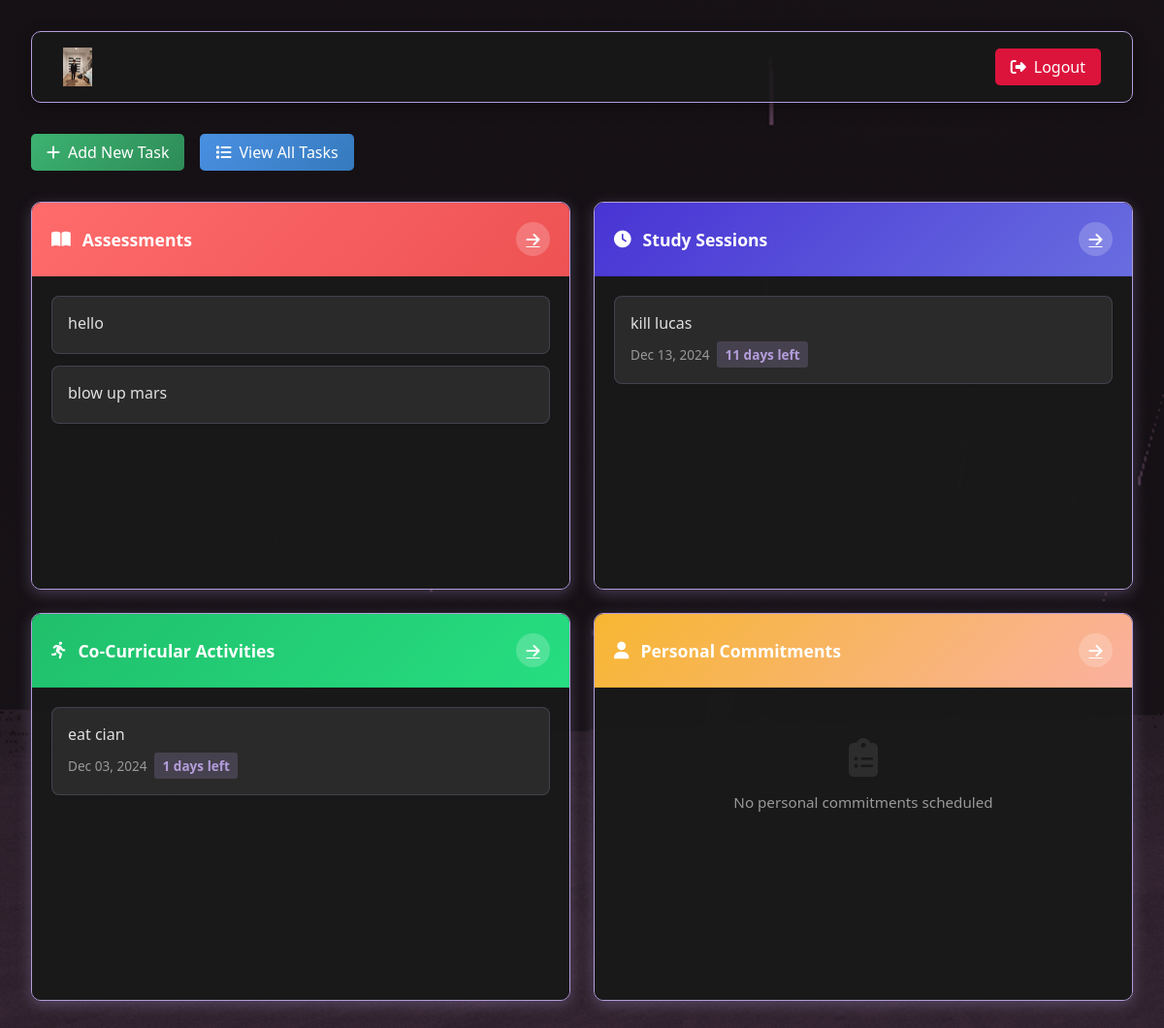
The page /dashboard (signed in) on the database as committed earlier.
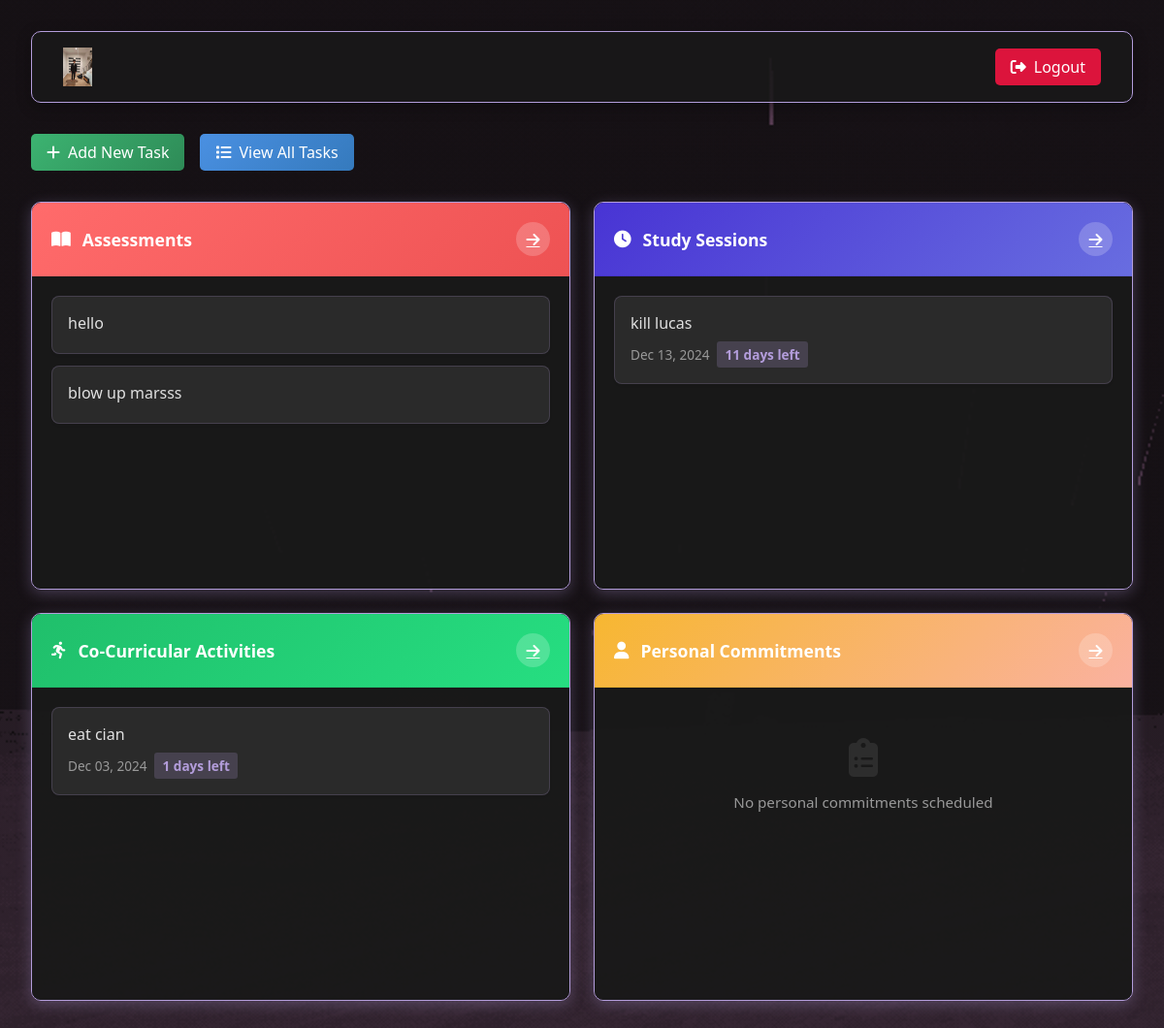
The same page on the database as committed later.
### flask_app/setup_db.py (models this page shows)
class ToDo(Base):
    __tablename__ = 'todo'
    id = Column(Integer, primary_key=True)
    task = Column(String, nullable=False)
    category = Column(String, nullable=False)
    completed = Column(Boolean, default=False)
    due_date = Column(DateTime, nullable=True)
    user_id = Column(Integer, ForeignKey('users.id'), nullable=False)
    user = relationship('User', back_populates='todos')

### flask_app/app.py (the view)
@app.route('/dashboard')
def dashboard():
    if "user_id" not in session:
        flash("Please log in to access the dashboard.", "warning")
        return redirect('/login')
    user_id = session["user_id"]
    todos = db_session.query(ToDo).filter_by(user_id=user_id).all()
    return render_template('dashboard.html', todos=todos, calculate_days=calculate_days_remaining)

### flask_app/app.py (called while the page is built)
def calculate_days_remaining(due_date):
    if not due_date:
        return None
    today = date.today()
    days = (due_date.date() - today).days
    if days < 0:
        return "Overdue"
    elif days == 0:
        return "Due today"
    else:
        return f"{days} days left"

### flask_app/templates/dashboard.html (shortened to what the changed rows need)
<!DOCTYPE html>
<html lang="en">
<head>
    <link rel="stylesheet" href="https://cdnjs.cloudflare.com/ajax/libs/font-awesome/6.4.0/css/all.min.css">
</head>
<body>
    <div class="dashboard">
        <div class="grid-container">
            <div class="card">
                <div class="card-body">
                    <div class="task-list">
                        {% set assessment_todos = todos|selectattr('category', 'equalto', 'Assessments')|list %}
                        {% if assessment_todos %}
                            {% for todo in assessment_todos %}
                                <div class="task-item">
                                    <div>
                                        <div class="task-title {% if todo.completed %}completed{% endif %}">
                                            {{ todo.task }}
                                        </div>
                                    </div>
                                </div>
                            {% endfor %}
                        {% else %}
                            <div class="empty-state">
                                <i class="fas fa-clipboard-list"></i>
                                <p>No assessments scheduled</p>
                            </div>
                        {% endif %}
                    </div>
                </div>
            </div>
        </div>
    </div>
</body>
</html>

Rows that differ between the two databases and show on the page:
changed ToDo: task "blow up mars" → "blow up marsss"
